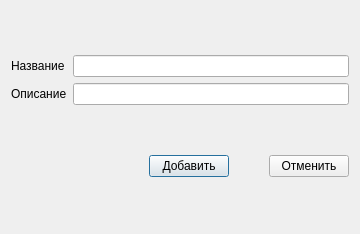
<?xml version="1.0" encoding="UTF-8"?>
<ui version="4.0">
 <class>AddLabelDlg</class>
 <widget class="QDialog" name="AddLabelDlg">
  <property name="geometry">
   <rect>
    <x>0</x>
    <y>0</y>
    <width>360</width>
    <height>234</height>
   </rect>
  </property>
  <property name="windowTitle">
   <string>Dialog</string>
  </property>
  <layout class="QGridLayout" name="gridLayout_5">
   <item row="0" column="0">
    <layout class="QGridLayout" name="gridLayout_4">
     <item row="0" column="0">
      <layout class="QGridLayout" name="gridLayout_3">
       <item row="0" column="0">
        <widget class="QLabel" name="nameLabel">
         <property name="text">
          <string>Название</string>
         </property>
        </widget>
       </item>
       <item row="1" column="0">
        <widget class="QLabel" name="descriptionLabel">
         <property name="text">
          <string>Описание</string>
         </property>
        </widget>
       </item>
      </layout>
     </item>
     <item row="0" column="1">
      <layout class="QGridLayout" name="gridLayout_2">
       <item row="0" column="0">
        <widget class="QLineEdit" name="nameLabelLineEdit"/>
       </item>
       <item row="1" column="0">
        <widget class="QLineEdit" name="descriptionlabelLineEdit"/>
       </item>
      </layout>
     </item>
    </layout>
   </item>
   <item row="1" column="0">
    <layout class="QGridLayout" name="gridLayout">
     <item row="0" column="0">
      <spacer name="horizontalSpacer_2">
       <property name="orientation">
        <enum>Qt::Horizontal</enum>
       </property>
       <property name="sizeHint" stdset="0">
        <size>
         <width>138</width>
         <height>20</height>
        </size>
       </property>
      </spacer>
     </item>
     <item row="0" column="1">
      <widget class="QPushButton" name="addlabelBtn">
       <property name="text">
        <string>Добавить</string>
       </property>
      </widget>
     </item>
     <item row="0" column="2">
      <spacer name="horizontalSpacer">
       <property name="orientation">
        <enum>Qt::Horizontal</enum>
       </property>
       <property name="sizeHint" stdset="0">
        <size>
         <width>13</width>
         <height>20</height>
        </size>
       </property>
      </spacer>
     </item>
     <item row="0" column="3">
      <widget class="QPushButton" name="cancelLabelBtn">
       <property name="text">
        <string>Отменить</string>
       </property>
      </widget>
     </item>
    </layout>
   </item>
  </layout>
 </widget>
 <resources/>
 <connections/>
</ui>
